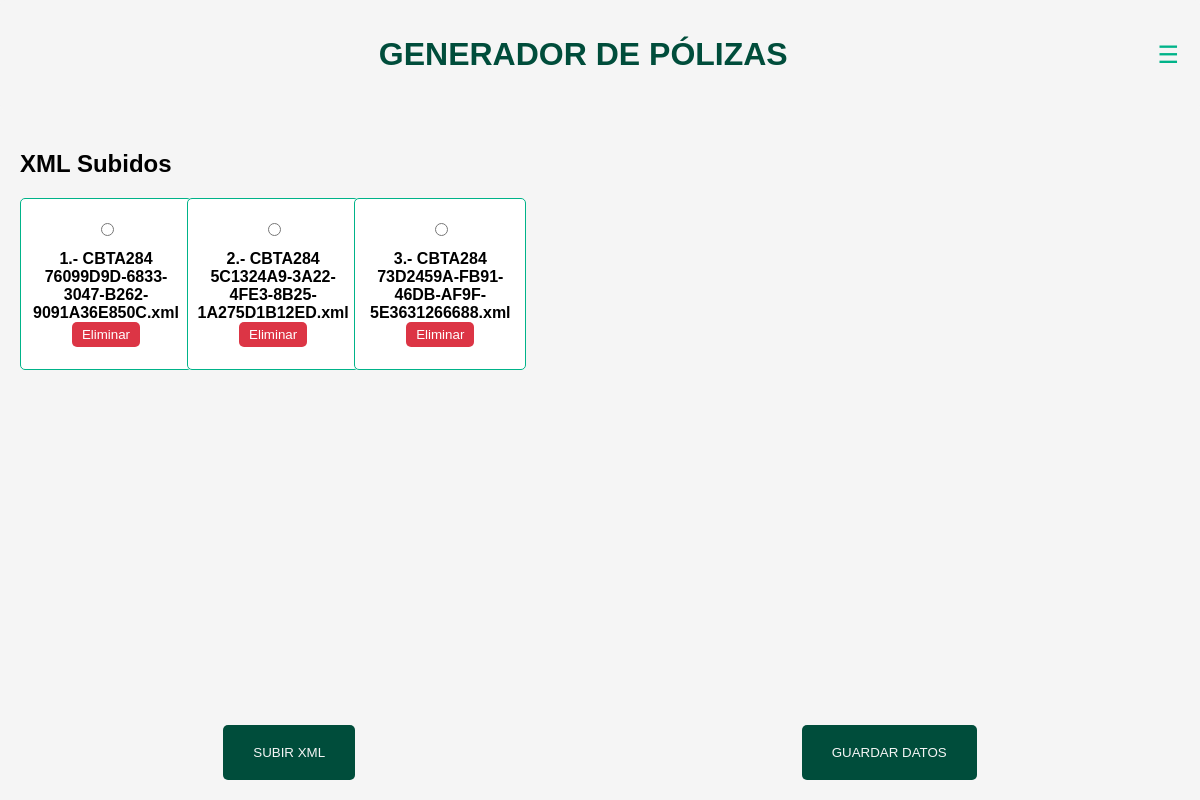
The page / on the database its author committed.
### tables this page shows
CREATE TABLE IF NOT EXISTS `xmls_subidos` (
  `id` int NOT NULL AUTO_INCREMENT,
  `nombre_xml` varchar(255) NOT NULL,
  `ruta_xml` varchar(255) NOT NULL,
  `id_usuario` int NOT NULL,
  PRIMARY KEY (`id`),
  KEY `id_usuario` (`id_usuario`)
);

### index.php (the view, shortened to what this page needs)
<?php
require_once 'conexion.php';
  $sql = "SELECT * FROM xmls_subidos WHERE id_usuario = 1";
  $result = $conn->query($sql);
  ?>
  <!DOCTYPE html>
  <html lang="es">
  <head>
  </head>
  <body>
    <header class="header">
      <div class="header-center">
        <h1>GENERADOR DE PÓLIZAS</h1>
      </div>
      <div class="header-right">
        <div class="header-right">
        <button class="menu-btn" onclick="toggleMenu()">&#9776;</button>
      </div>
      </div>
    </header>
    <div class="main-content">
      <h2>XML Subidos</h2>
      <form action="index.php" method="POST">
        <div class="pdf-list">
          <?php while ($row = $result->fetch_assoc()) { ?>
            <div class="pdf-item">
              <div class="checkbox-container">
                <input
                  type="radio"
                  name="id_xml"
                  value="<?= $row['id']; ?>"
                  onchange="actualizarIdXML(this.value)"
                >
              </div>
              <a href="<?= $row['ruta_xml']; ?>" target="_blank"><?= $row['nombre_xml']; ?></a>
              <form action="index.php" method="POST">
                <button type="submit" name="eliminar" class="eliminar-btn">Eliminar</button>
              </form>
            </div>
          <?php } ?>
        </div>
      </form>
    </div>
    <div class="btn-container">
      <form action="index.php" method="POST" enctype="multipart/form-data">
        <button type="button" class="btn" onclick="document.getElementById('xmlUpload').click()">SUBIR XML</button>
      </form>
      <form id="formGenerarPoliza" onsubmit="guardarDatos()" method="POST">
        <button type="submit" class="btn" onclick="mostrarMensajeGuardado()">GUARDAR DATOS</button>
      </form>
    </div>
  </body>
  </html>

### index.php (style rules this page uses)
:root { --verdepino: #004d3b; --verde: #00b389; --verdepastel: #e2f1da; --verdepino-muted: #3e8672; --hueso: #fffaec; --lavanda: #d5c4fd; --lima: #d5f27e; --blanco: #f5f5f5; --negro: #222; --gris: #555; --gris-claro: #b2b2b2; }
body { font-family: Arial, sans-serif; margin: 0; padding: 0; display: flex; flex-direction: column; justify-content: space-between; height: 100vh; background-color: #f5f5f5; }
.header { display: flex; align-items: center; background-color: #f5f5f5; color: white; padding: 15px; border-radius: 5px; }
.header-center { flex: 1; text-align: center; }
.main-content { flex-grow: 1; padding: 20px; }
.btn-container { position: fixed; bottom: 20px; width: 100%; display: flex; justify-content: space-around; }
.btn { background-color: #004d3b; color: #f5f5f5; padding: 20px 30px; border: none; border-radius: 5px; cursor: pointer; }
.pdf-list { margin-top: 20px; display: grid; grid-template-columns: repeat(auto-fill, minmax(150px, 1fr)); gap: 10px; }
.pdf-item { padding: 10px; border: 1px solid #00b389; background: white; border-radius: 5px; display: flex; flex-direction: column; align-items: center; text-align: center; width: 150px; height: 150px; justify-content: center; }
.pdf-item a { text-decoration: none; color: rgb(0, 0, 0); font-weight: bold; }
.eliminar-btn { background-color: #dc3545; color: white; padding: 5px 10px; border: none; border-radius: 5px; cursor: pointer; }
.checkbox-container { margin-bottom: 10px; }
.header { display: flex; justify-content: space-between; align-items: center; background-color: #f5f5f5; color: #004d3b; padding: 15px; border-radius: 5px; position: relative; }
.header-right { position: relative; }
.menu-btn { background: none; border: none; color: #00b389; font-size: 24px; cursor: pointer; }

### rows shown on the page
xmls_subidos: nombre_xml "1.- CBTA284 76099D9D-6833-3047-B262-9091A36E850C.xml"
xmls_subidos: nombre_xml "2.- CBTA284 5C1324A9-3A22-4FE3-8B25-1A275D1B12ED.xml"
xmls_subidos: nombre_xml "3.- CBTA284 73D2459A-FB91-46DB-AF9F-5E3631266688.xml"
